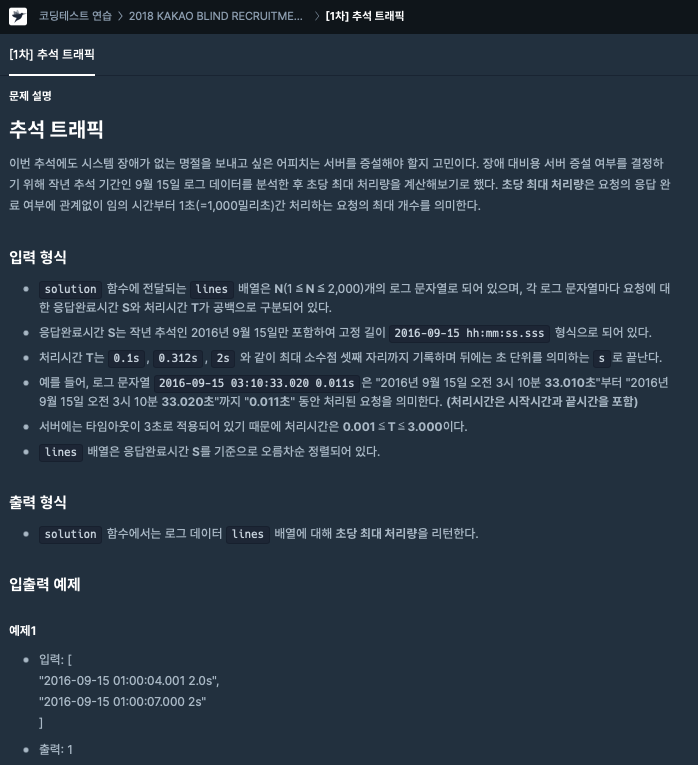
#> input picture kakao2018/choo1.png, 698 x 765 px
$ jupyter execute --allow-errors choo.ipynb   (shell and % lines are left out)
#> lines starting #> are read from the running program, lines starting #| are printed output that depends on the picture
[cell 1]
%pylab inline
import matplotlib.pyplot as plt
import matplotlib.image as mpimg
img = mpimg.imread('choo1.png')
#> img is the input picture: shape (765, 698, 4) float32; mean R, G, B, A 0.157, 0.21, 0.264, 1
img2 = mpimg.imread('choo2.png')
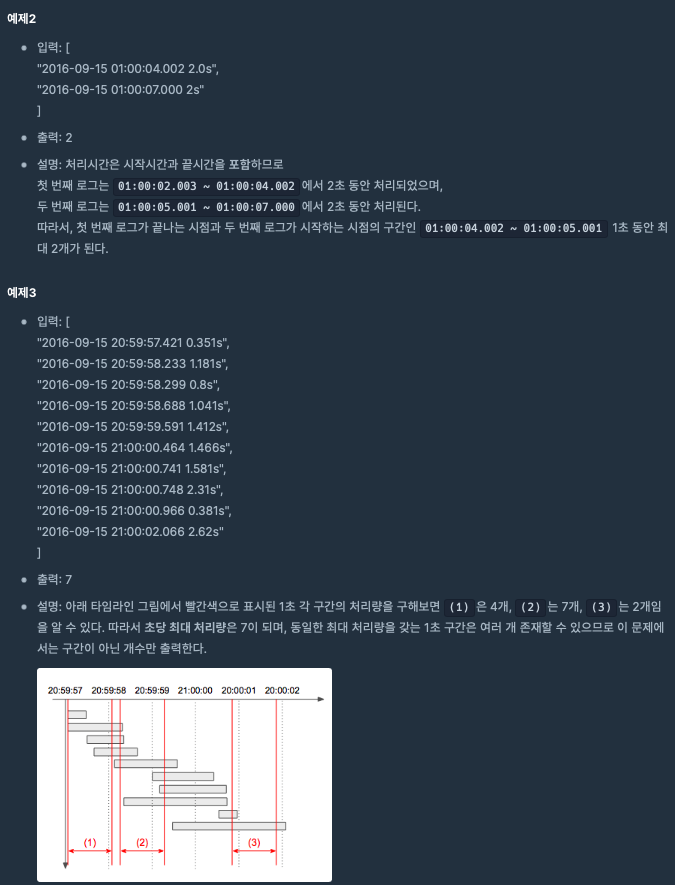
#> input picture kakao2018/choo2.png, 675 x 885 px
#> img2 is the input picture: shape (885, 675, 4) float32; mean R, G, B, A 0.237, 0.284, 0.334, 1
fig = plt.figure(figsize=(30, 30))
ax1 = fig.add_subplot(1,2,1)
ax1.imshow(img)
ax2 = fig.add_subplot(1,2,2)
ax2.imshow(img2)
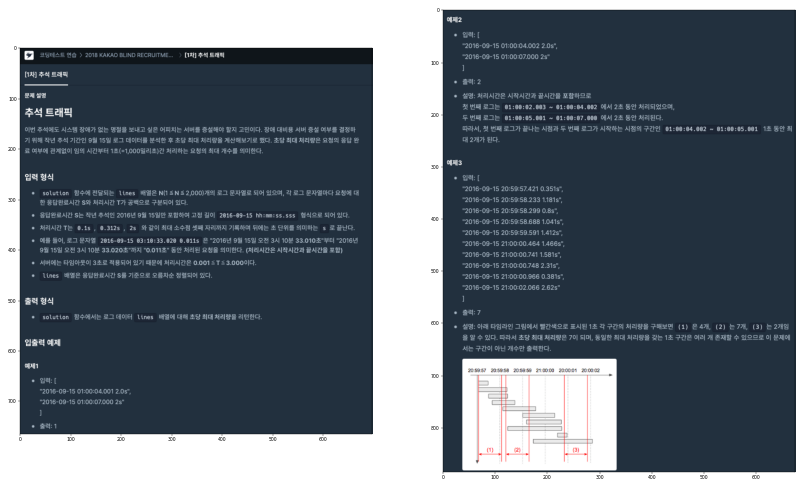
#> figure drawn by matplotlib, 2 panels

[cell 2]
# start : 16:52
# 응답완료시간 s   / 2016-09-15
# 처리시간 t     / 0.1s, 2s 최대 셋째 자리까지

lines = [
"2016-09-15 20:59:57.421 0.351s",
"2016-09-15 20:59:58.233 1.181s",
"2016-09-15 20:59:58.299 0.8s",
"2016-09-15 20:59:58.688 1.041s",
"2016-09-15 20:59:59.591 1.412s",
"2016-09-15 21:00:00.464 1.466s",
"2016-09-15 21:00:00.741 1.581s",
"2016-09-15 21:00:00.748 2.31s",
"2016-09-15 21:00:00.966 0.381s",
"2016-09-15 21:00:02.066 2.62s"
]

# lines = ["2016-09-15 00:00:00.000 3s"]

# lines = ["2016-09-15 01:00:04.002 2.0s"]

# lines = ["2016-09-15 01:00:04.002 2.0s", "2016-09-15 01:00:07.000 2s"]

[cell 3]


def start_end_time(line):
    end_time, duration = line[11:].split(" ")
    end_time = float(end_time.replace(":", ""))
    duration = float(duration[:-1])
    start_time = end_time - duration + 0.001

    return start_time, end_time


list_time = []

for line in lines:
    start_time, end_time = start_end_time(line)
    list_time.append([start_time, end_time])

[cell 4]
list_time = sorted(list_time)

[cell 5]
list_time

[cell 6]
result = []
start = 205957.421


# start기준
cnt = 0
start_ = start+1
for i,j in list_time:
    if start <= i and i <= start_:
        cnt += 1
        print(cnt, i,j)
# [17 lines of commented-out code are left out]
